Frame 1 (no input): blank canvas, image omitted
Frame 60 (the mouse pressed at the canvas centre just before this capture): blank canvas, image omitted
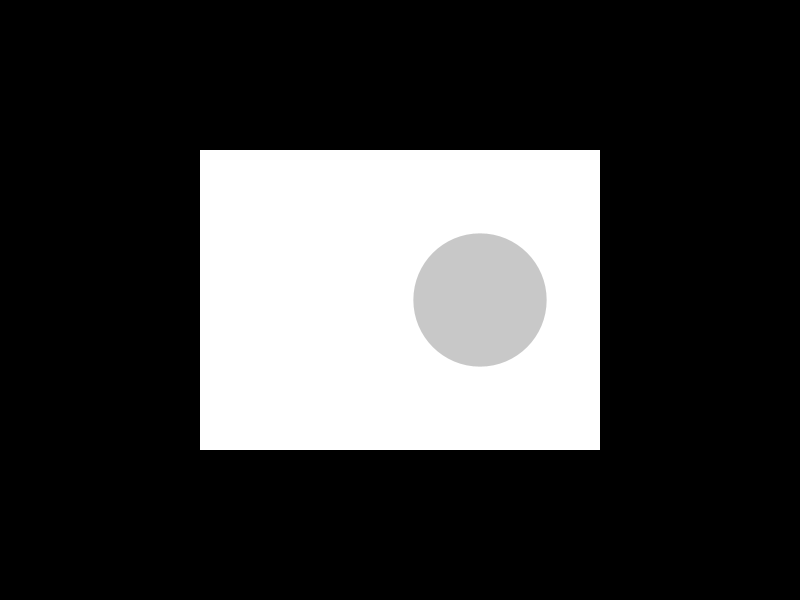
Frame 120 (the mouse held since frame 60 and released just before this capture)

The Processing sketch whose frames 1 and 60 were blank and that drew this single picture after the mouse press (run headless with seeded random() and noise(); from frame 60 on, the mouse is pressed at the canvas centre):

// Processing sketch: exercicio_10
// ── exercicio_10.pde
void setup () {
  size(800,600);
  noStroke();
  background(0);
  rectMode(CENTER);  
}
void draw () {
  desenho(width,height, mouseX);
}

void desenho (float x, float y, float l){
  background(0);
  fill(255);
  rect(x/2, y/2, (l/3)*3,(l/4)*3);
  fill(200);
  ellipse((x/2)*1.2,y/2,l/3,l/3);
}
